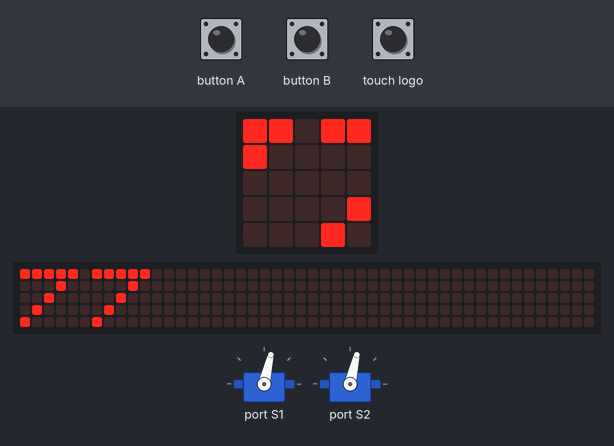
Simulated run of this program. Board: BBC micro:bit (MakeCode). On the bench: 2 × servo, the board's 5×5 LED display, a strip that is not on the board, showing the scrolling text unrolled. Inputs (shaded band) come from the test bench. The 48×5 strip is a reading aid, not a part: it shows the text the display is scrolling, unrolled, one strip-width of it at a time.

Above: at 1.27 s.
1.3 s: button A pressed for 0.15 s
At 1.57 s:
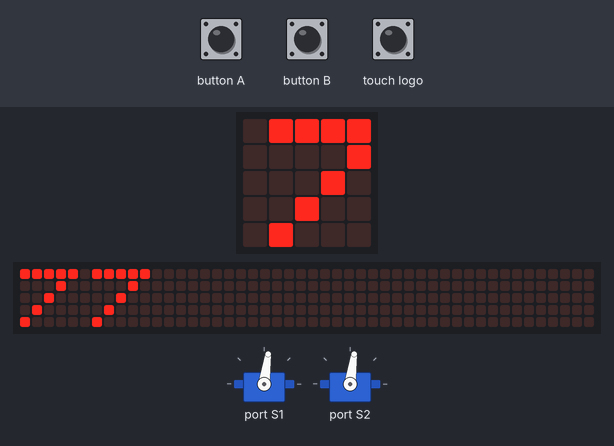
2.0 s: button B pressed for 0.15 s
At 2.55 s:
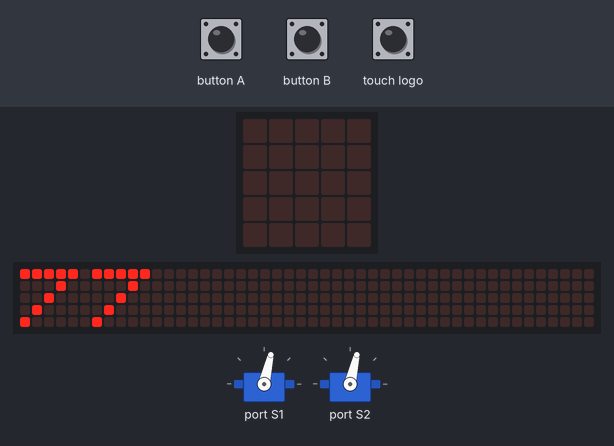
2.7 s: button A pressed for 0.15 s
At 2.94 s:
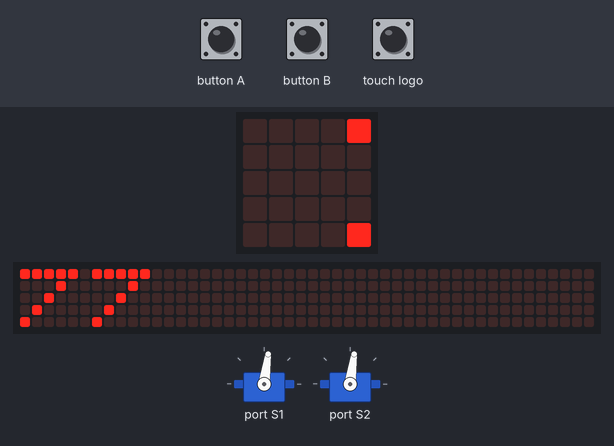
3.4 s: touch logo pressed for 0.15 s
At 3.69 s:
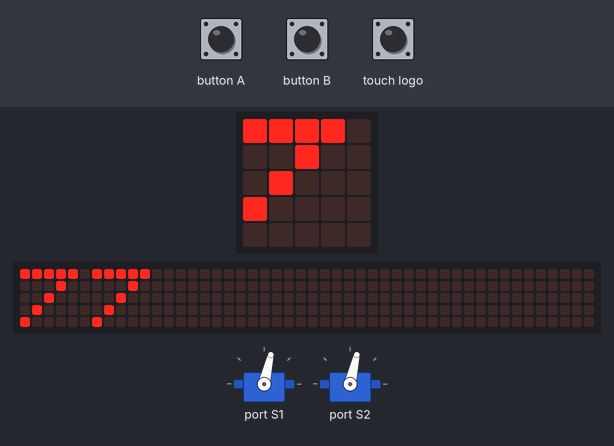
4.1 s: button A pressed for 0.15 s
At 4.44 s:
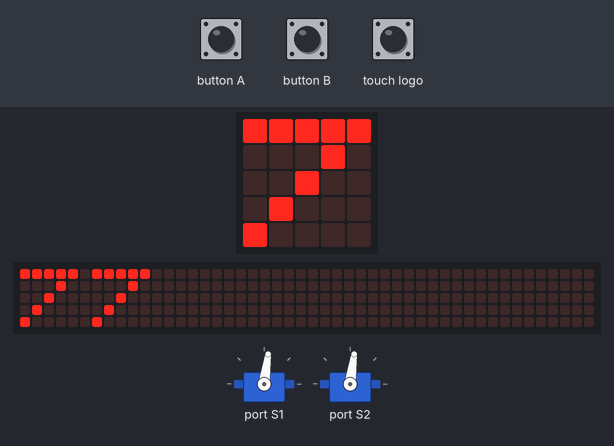
4.8 s: button A pressed 5 times (0.12 s each, 0.3 s apart)
At 7.91 s:
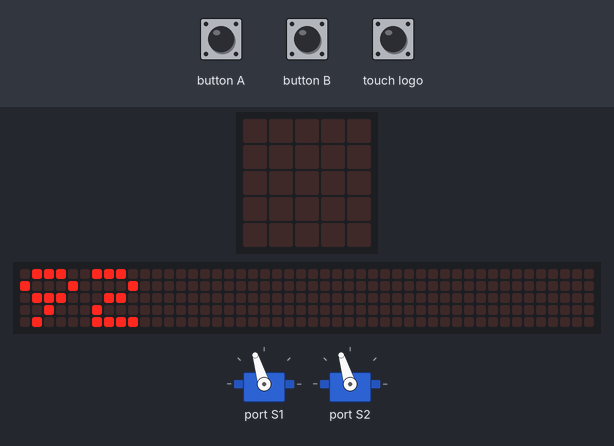
Timing chart, 0 to 8.8 s (numbered marks = the images above; inputs shaded):
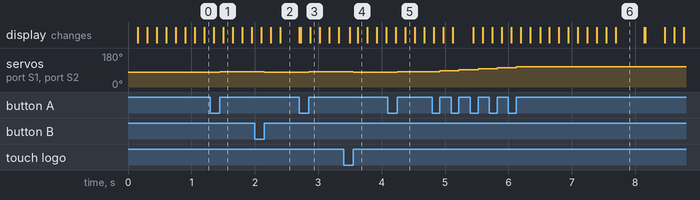

Measured:
- after the input at 1.3 s, servo on port S1, servo on port S2: 77° → 82° after 0.15 s
- after the input at 2.0 s, servo on port S1, servo on port S2: 82° → 77° after 0.15 s
- after the input at 2.7 s, servo on port S1, servo on port S2: 77° → 82° after 0.15 s
- after the input at 3.4 s, servo on port S1, servo on port S2: 82° → 77° after 0.15 s
- after the input at 4.1 s, servo on port S1, servo on port S2: 77° → 82° after 0.15 s
- after the input at 4.8 s, servo on port S1, servo on port S2: moves from 82° to 107° over 1.2 s, starting after 0.12 s
- what the display in image 6 shows lasts 0.4 s, from 7.7 s to 8.1 s

The program:

main.ts
```typescript
input.onButtonPressed(Button.A, function () {
    speed += 5
    setMotor(Math.constrain(speed, 0, 180))
})
function initMotor () {
    speed = 77
    setMotor(speed)
}
input.onButtonPressed(Button.B, function () {
    speed += -5
    setMotor(Math.constrain(speed, 0, 180))
})
input.onLogoEvent(TouchButtonEvent.Pressed, function () {
    initMotor()
})
function setMotor (数値: number) {
    kitronik_i2c_16_servo.servoWrite(kitronik_i2c_16_servo.Servos.Servo1, 数値)
    kitronik_i2c_16_servo.servoWrite(kitronik_i2c_16_servo.Servos.Servo2, 数値)
}
let speed = 0
initMotor()
basic.forever(function () {
    basic.showNumber(speed)
})
```

test.ts
```typescript
// テストはここに来ます。このパッケージが拡張機能として使用されるときにはコンパイルされません。
```
